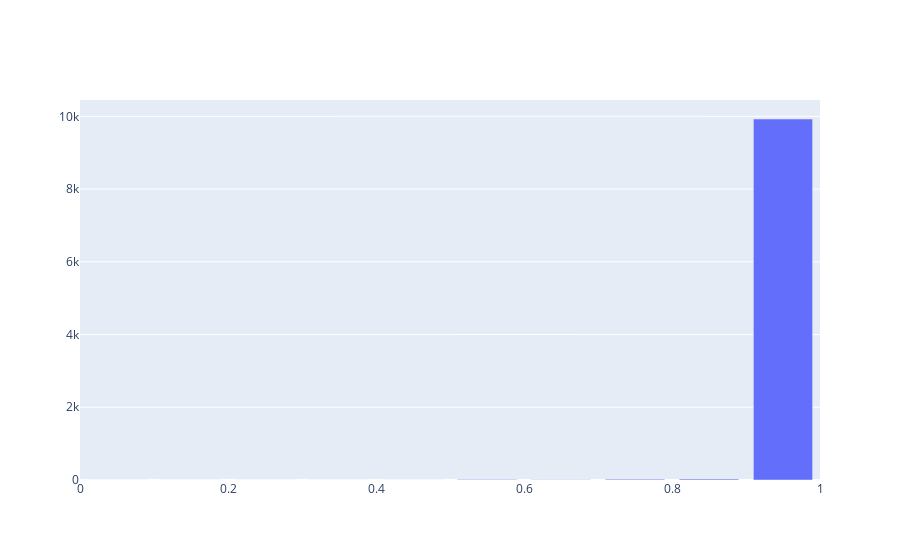

This figure's notebook cell:
### Code cell
import plotly.graph_objs as go
#langs = ['C', 'C++', 'Java', 'Python', 'PHP']
#students = [23,17,35,29,12]
data = [go.Bar(
   x = positions,
   y = counts
)]
fig = go.Figure(data=data)
#iplot(fig)
fig.show()

### Figure 1 — Plotly figure (JSON) as saved in the notebook; plotly's stock layout.template omitted (floating-point values rounded to 4 significant figures)
{"data": [{"type": "bar", "x": [0.05, 0.15, 0.25, 0.35, 0.45, 0.55, 0.65, 0.75, 0.85, 0.95], "y": [0, 0, 0, 0, 1, 16, 8, 23, 26, 9926]}], "layout": {}}
